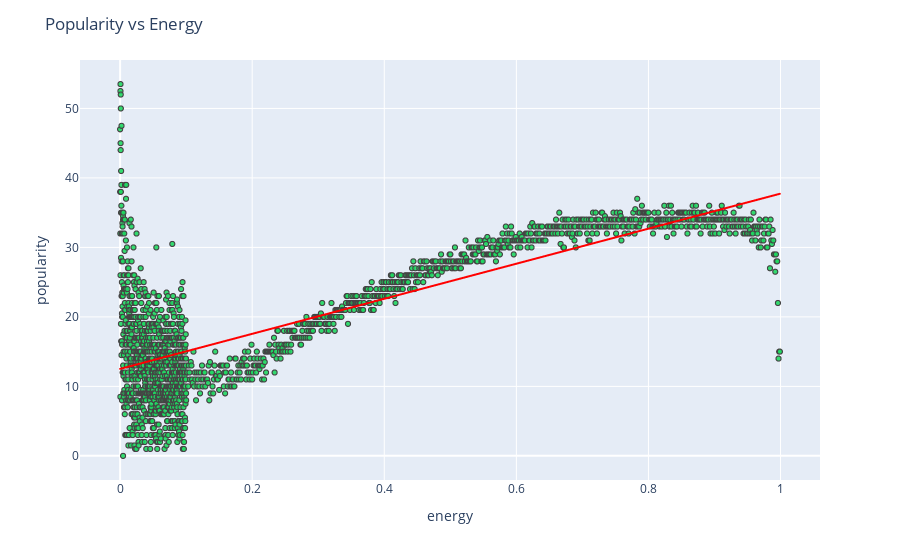

Notebook code for this chart:
### Code cell
#Popularity vs Energy
corr_df = plot_corr("energy","popularity","Popularity vs Energy")

### Figure 1 — Plotly figure (JSON) as saved in the notebook; plotly's stock layout.template omitted (floating-point values rounded to 4 significant figures; data arrays with more than 128 entries replaced by an {"elided": "..."} marker saying what was removed)
{"data": [{"hovertemplate": "energy=%{x}<br>popularity=%{y}<extra></extra>", "legendgroup": "", "marker": {"color": "rgba(30, 215, 96, .9)", "line": {"width": 1}, "size": 5, "symbol": "circle"}, "mode": "markers", "name": "", "showlegend": false, "type": "scattergl", "x": {"elided": "9999 float values"}, "xaxis": "x", "y": {"elided": "9999 float values"}, "yaxis": "y"}, {"hovertemplate": "<b>OLS trendline</b><br>popularity = 25.228 * energy + 12.5176<br>R<sup>2</sup>=0.612827<br><br>energy=%{x}<br>popularity=%{y} <b>(trend)</b><extra></extra>", "legendgroup": "", "line": {"color": "red"}, "marker": {"color": "#636efa", "symbol": "circle"}, "mode": "lines", "name": "", "showlegend": false, "type": "scattergl", "x": {"elided": "1899 float values"}, "xaxis": "x", "y": {"elided": "1899 float values"}, "yaxis": "y"}], "layout": {"legend": {"tracegroupgap": 0}, "margin": {"t": 60}, "title": {"text": "Popularity vs Energy"}, "xaxis": {"anchor": "y", "domain": [0, 1], "title": {"text": "energy"}}, "yaxis": {"anchor": "x", "domain": [0, 1], "title": {"text": "popularity"}}}}
